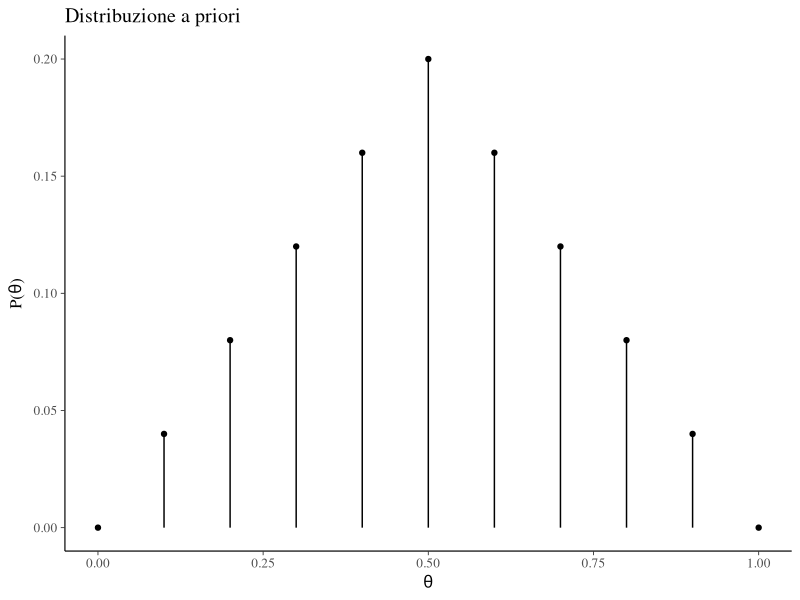
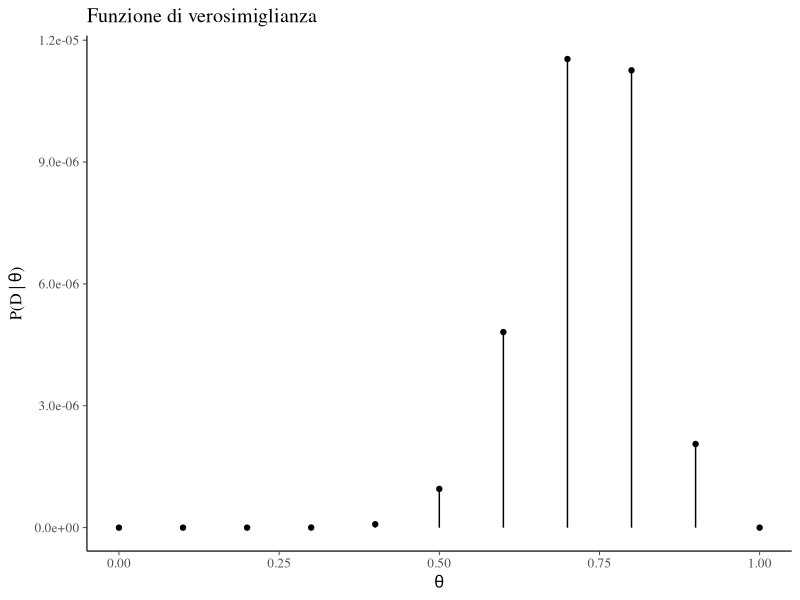
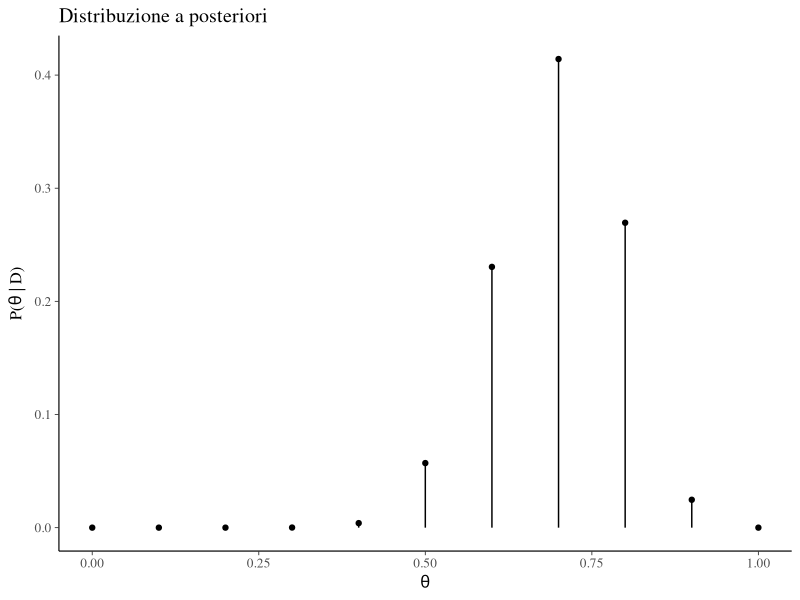
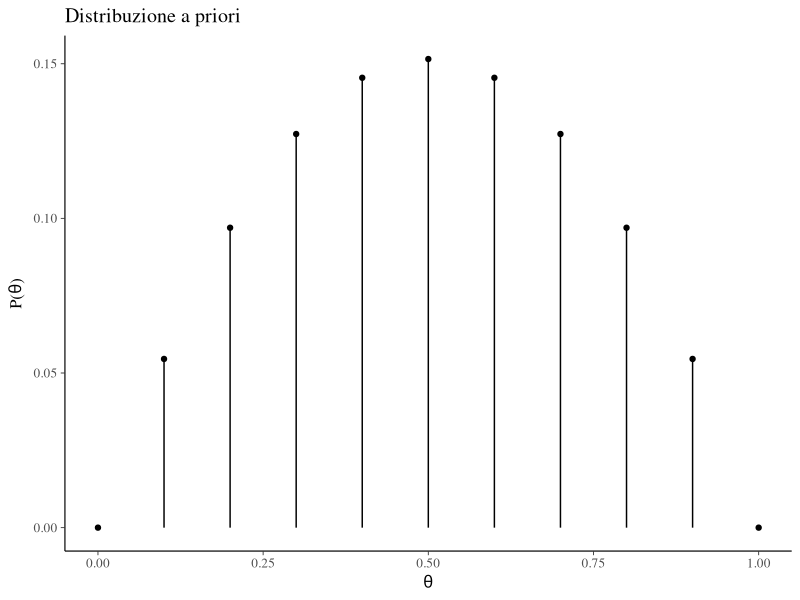
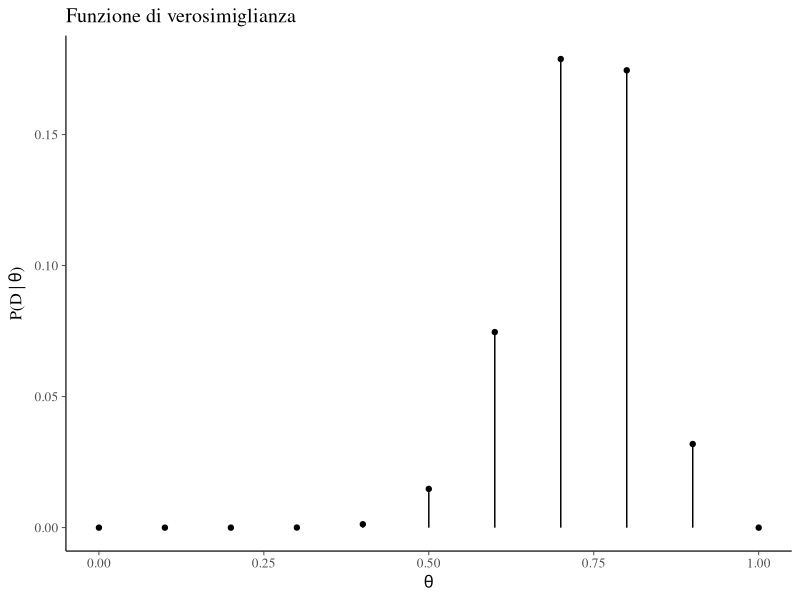
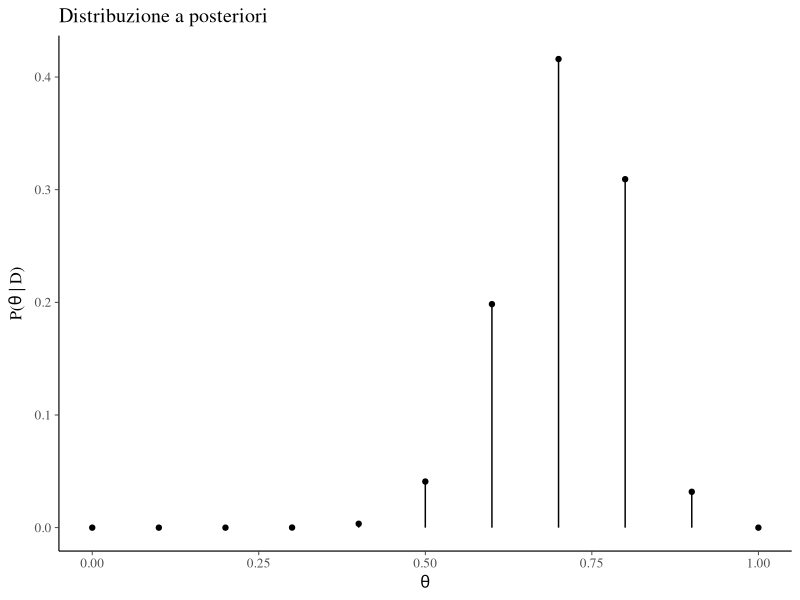
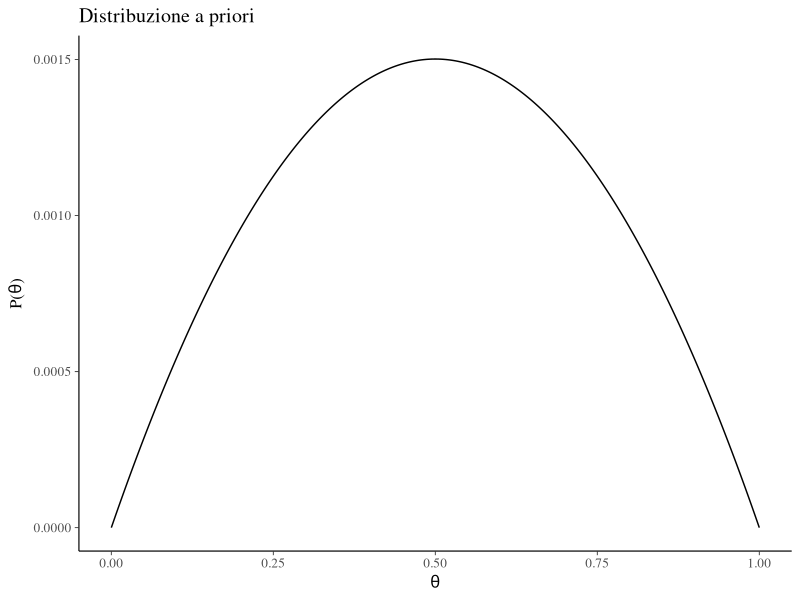
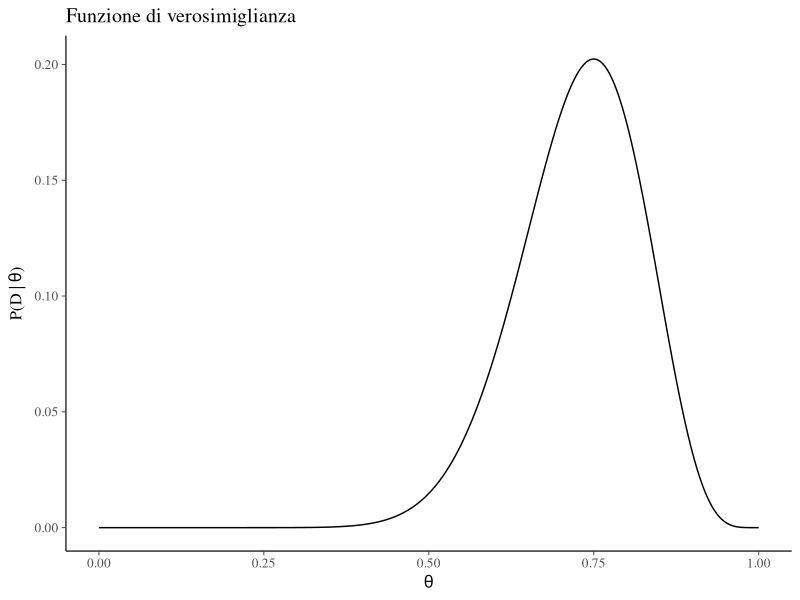

These charts were generated, in order, by the following R code:
## ---- chunk 1
suppressPackageStartupMessages({
  library("here")
  library("tidyverse")
  library("scales")
  library("bayesplot")
})

theme_set(bayesplot::theme_default(base_size = 12))
bayesplot::color_scheme_set("gray")
set.seed(84735)

knitr::opts_chunk$set(
  collapse = TRUE,
  tidy = 'styler',
  fig.width = 6,
  fig.asp = 0.618 # 1 / phi
)
## ---- chunk 2
theta <- seq(0, 1, length.out = 11)
## ---- chunk 3
prior <- c(0.0, 0.04, 0.08, 0.12, 0.16, 0.20, 0.16, 0.12, 0.08, 0.04, 0.0)
## ---- chunk 4
dd <- data.frame(theta, prior)
dd
## ---- chunk 5
p1 <- ggplot(dd, aes(x = theta, y = prior)) +
  geom_point() +
  geom_segment(aes(
    x = theta, xend = theta,
    y = prior, yend = 0
  )) +
  xlab(expression(theta)) +
  ylab(expression(paste("P(", theta, ")"))) +
  ggtitle("Distribuzione a priori")
p1
## ---- chunk 6
# likelihood
like <- function(theta, y, n) {
  theta^y * (1 - theta)^(n - y)
}

dd$likelihood <- like(dd$theta, 15, 20)
## ---- chunk 7
sum(dd$likelihood)
## ---- chunk 8
p2 <- ggplot(dd, aes(x = theta, y = likelihood)) +
  geom_point() +
  geom_segment(aes(
    x = theta, xend = theta,
    y = likelihood, yend = 0
  )) +
  xlab(expression(theta)) +
  ylab(expression(paste("P(D | ", theta, ")"))) +
  ggtitle("Funzione di verosimiglianza")
p2
## ---- chunk 9
dd$posterior <- dd$prior * dd$likelihood / sum(dd$prior * dd$likelihood)
## ---- chunk 10
p3 <- ggplot(dd, aes(x = theta, y = posterior)) +
  geom_point() +
  geom_segment(aes(x = theta, xend = theta, y = posterior, yend = 0)) +
  xlab(expression(theta)) +
  ylab(expression(paste("P(", theta, " | D)"))) +
  ggtitle("Distribuzione a posteriori")
p3
## ---- chunk 11
theta <- seq(0, 1, length.out = 11)
theta
## ---- chunk 12
prior <- dbeta(theta, 2, 2) / sum(dbeta(theta, 2, 2))
prior
## ---- chunk 13
sum(prior)
## ---- chunk 14
tibble(x = theta, y = prior) %>% 
  ggplot(aes(x = theta, y = y)) +
  geom_point() +
  geom_segment(aes(
    x = x, xend = x,
    y = y, yend = 0
  )) +
  xlab(expression(theta)) +
  ylab(expression(paste("P(", theta, ")"))) +
  ggtitle("Distribuzione a priori")
## ---- chunk 15
like <- dbinom(15, 20, theta)
like
## ---- chunk 16
tibble(x = theta, y = like) %>% 
ggplot(aes(x = x, y = y)) +
  geom_point() +
  geom_segment(aes(
    x = x, xend = x,
    y = y, yend = 0
  )) +
  xlab(expression(theta)) +
  ylab(expression(paste("P(D | ", theta, ")"))) +
  ggtitle("Funzione di verosimiglianza")
## ---- chunk 17
post <- prior * like / sum(prior * like)
post
## ---- chunk 18
sum(post)
## ---- chunk 19
tibble(x = theta, y = post) %>% 
ggplot(aes(x = x, y = y)) +
  geom_point() +
  geom_segment(aes(x = x, xend = x, y = y, yend = 0)) +
  xlab(expression(theta)) +
  ylab(expression(paste("P(", theta, " | D)"))) +
  ggtitle("Distribuzione a posteriori")
## ---- chunk 20
theta <- seq(0, 1, length.out = 1e3)
## ---- chunk 21
prior <- dbeta(theta, 2, 2) / sum(dbeta(theta, 2, 2))
## ---- chunk 22
tibble(x = theta, y = prior) %>% 
  ggplot(aes(x = theta, y = y)) +
  geom_line() +
  xlab(expression(theta)) +
  ylab(expression(paste("P(", theta, ")"))) +
  ggtitle("Distribuzione a priori")
## ---- chunk 23
like <- dbinom(15, 20, theta)
## ---- chunk 24
tibble(x = theta, y = like) %>% 
ggplot(aes(x = x, y = y)) +
  geom_line() +
  xlab(expression(theta)) +
  ylab(expression(paste("P(D | ", theta, ")"))) +
  ggtitle("Funzione di verosimiglianza")
## ---- chunk 25
post <- prior * like / sum(prior * like)
## ---- chunk 26
tibble(x = theta, y = post) %>% 
ggplot(aes(x = x, y = y)) +
  geom_line() +
  xlab(expression(theta)) +
  ylab(expression(paste("P(", theta, " | D)"))) +
  ggtitle("Distribuzione a posteriori")
## ---- chunk 27
utils::sessionInfo()
